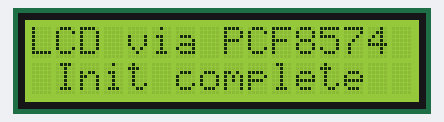
A sketch run on a simulated Arduino Uno, built with avr-gcc and run on an emulated ATmega328P. On the bench: 16×2 character LCD.

Above: at 0.2 s.
At 2.2 s:
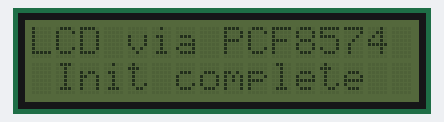
At 6.2 s:
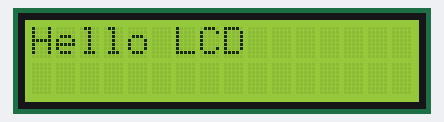
At 8.2 s:
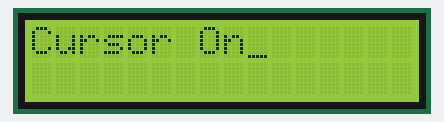
At 10.3 s:
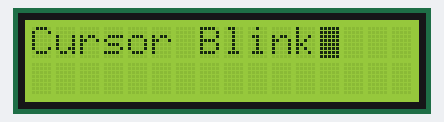
At 16.4 s:
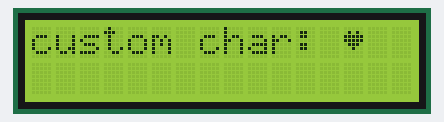

Measured:
- by itself, everything shown: repeats every 12.2 s, in 12 steps
- what the display in image 0 shows lasts 2.0 s, from 0.1 s to 2.1 s

The sketch:

lcd-via-expander.ino
```cpp
#include <Wire.h> // Wire is Arduino’s I²C/TWI driver. It handles the 2-wire bus (SDA/SCL)
#include <LiquidCrystal_PCF8574.h>

// LCD connected via PCF8574 expander

// Expander PCF8574N pins ================================================
// Left Side:
// A0    GND (encodes address)
// A1    GND (encodes address)
// A2    GND (encodes address)
// P0    LCD RS
// P1    LCD E
// P2    nothing
// P3    BC547 base via 4.7K (for controlable on/off backlight) or nothing (if backlight on/off not required); PWN pin on Arduino for backlight brightness control
// VSS   GND

// Right Side:
// VDD   5V
// SDA   Arduino SDA; 5V via 4.7K pull-up
// SCL   Arduino SCL; 5V via 4.7K pull-up
// INT   nothing
// P7    LCD D7
// P6    LCD D6
// P5    LCD D5
// P4    LCD D4

// Wiring for backlight
// Transistor BC547 pinout: with flat side facing you, left to right: collector, base, emitter
//  collector - K (on LCD)
//  base - 4.7k - P3 on PCF8574; base - 100k - GND
//  emitter - GND

// LCD pins ==============================================================
// VSS   GND
// VDD   5V
// V0    10Kohm potentiometr (middle pin)
// RS    Expander 0
// RW    GND
// E     Expander 1
// D0    nothing
// D1    nothing
// D2    nothing
// D3    nothing
// D4    Expander 4
// D5    Expander 5
// D6    Expander 6
// D7    Expander 7
// A     5V (for backlight)
// K     BC547 collector (for controlable backlight) or GND (for backlight always on)

// ───────────────────────────────────────────────────────────────────────
const uint8_t LCD_ADDR = 0x20;
const uint8_t LCD_COLS = 16;
const uint8_t LCD_ROWS = 2;

//const uint8_t BL_PIN = 5;  // PWM-capable pin (for backlight brightness control)

const int rs = 0, e = 1, d4 = 4, d5 = 5, d6 = 6, d7 = 7;
const uint8_t backlight_pin = 3; // P3 on PCF8574, use instead of PWM-capable pin if backlight dimming is not required: only lcd.setBacklight(255) and lcd.setBacklight(0)
LiquidCrystal_PCF8574 lcd(LCD_ADDR, (uint8_t)rs, (uint8_t)255, (uint8_t)e,
                          (uint8_t)d4, (uint8_t)d5, (uint8_t)d6, (uint8_t)d7,
                          backlight_pin);

uint8_t show = 0;

byte customChar[8] = {
  0b00000, 0b01010, 0b11111, 0b11111,
  0b01110, 0b00100, 0b00000, 0b00000
};

void printCentered(uint8_t row, const char* msg) {
  int len = 0; while (msg[len] != '\0') len++;
  int col = (len >= LCD_COLS) ? 0 : (LCD_COLS - len) / 2;
  lcd.setCursor(col, row);
  lcd.print(msg);
}

void clearAndHome() {
  lcd.clear();
  delay(20);
  lcd.home();
}

// ---- PCF8574 BL control on P3 (bit 3) -----------------
const uint8_t PCF_ADDR = 0x20;

// backlight brightness control
// void setBacklightPct(uint8_t pct) {           // 0..100 (%)
//   analogWrite(BL_PIN, map(pct, 0, 100, 0, 255));
// }

void setup() {

  // Serial.begin(9600);

  Wire.begin(); // initializes the hardware I²C controller and configures the SDA/SCL pins
  Wire.setClock(100000); // sets the bus speed to 100 kHz

  lcd.begin(LCD_COLS, LCD_ROWS);
  lcd.createChar(0, customChar);

  // pinMode(BL_PIN, OUTPUT);

  lcd.setBacklight(255);
  clearAndHome();
  printCentered(0, "LCD via PCF8574");
  printCentered(1, "Init complete");
  delay(2000);
  lcd.setBacklight(0);
  delay(2000);
  lcd.setBacklight(255);
  delay(2000);

}

void loop() {
  switch (show) {
    case 0: { clearAndHome(); lcd.print("Hello LCD"); break; }
    case 1: { clearAndHome(); lcd.print("Cursor On"); lcd.cursor(); break; }
    case 2: { clearAndHome(); lcd.print("Cursor Blink"); lcd.blink(); break; }
    case 3: { clearAndHome(); lcd.print("Cursor OFF"); lcd.noBlink(); lcd.noCursor(); break; }
    case 4: { clearAndHome(); lcd.setCursor(0,0); lcd.print("1) first line"); lcd.setCursor(0,1); lcd.print("2) second line"); break; }
    case 5: { clearAndHome(); lcd.print("custom char: "); lcd.write((byte)0); break; }
    default: break;
  }
  delay(2000);
  show = (show + 1) % 6;
}
```
